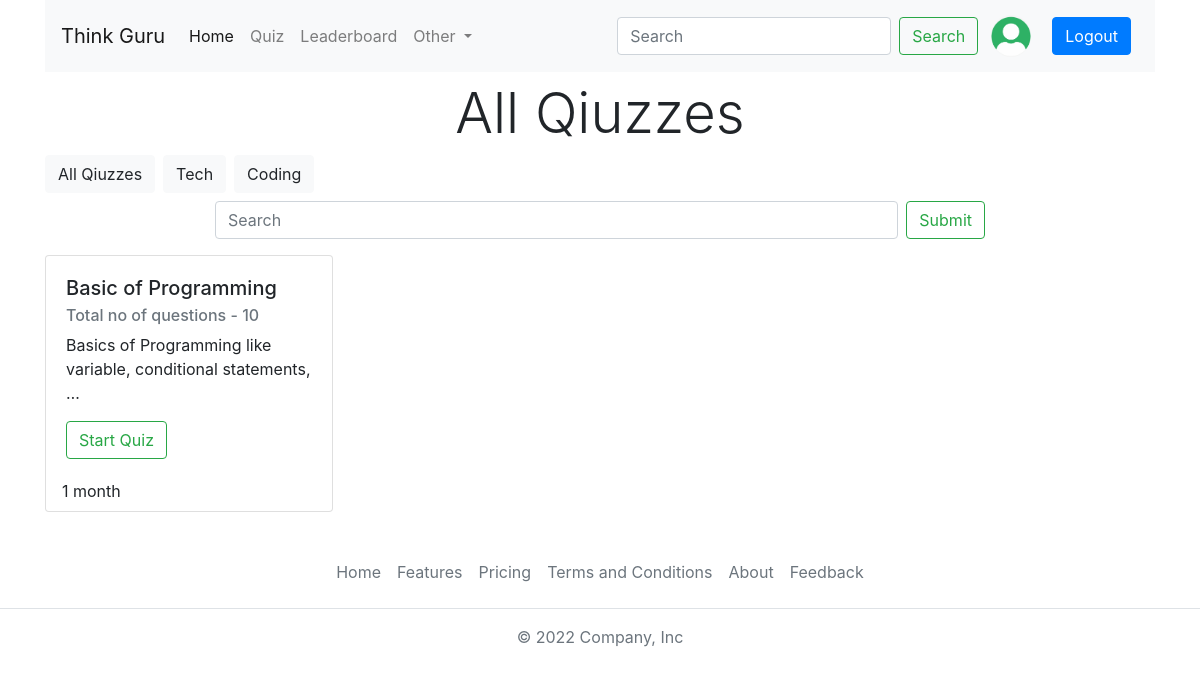
The app's page /all-quiz/ (signed in), older data.
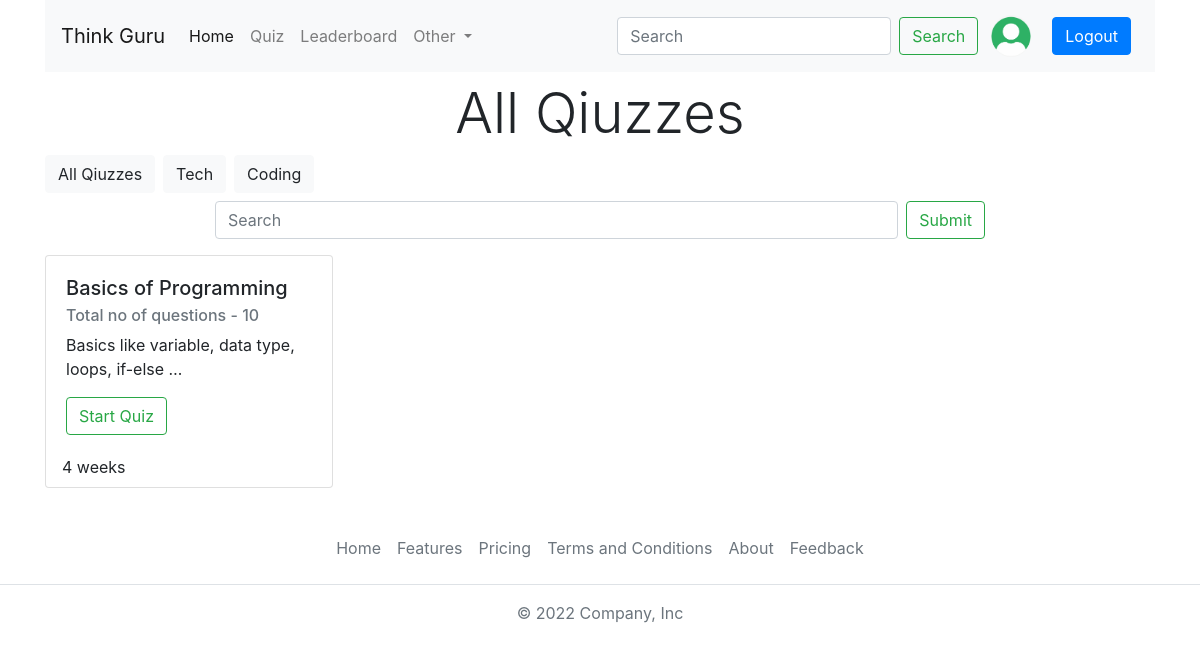
The same page, newer data.
### quiz/models.py (models this page shows, shortened)
class Category(models.Model):
  name = models.CharField(max_length=15)
  class Meta:
    verbose_name_plural = 'Categories'

class Quiz(models.Model):
  title = models.CharField(max_length=255)
  description = models.TextField()
  category = models.ForeignKey(Category,on_delete=models.CASCADE)
  quizfile = models.FileField(upload_to='quiz/')
  created_at = models.DateTimeField(auto_now_add=True)
  updated_at = models.DateTimeField(auto_now=True)
  class Meta:
    verbose_name_plural = 'Quizzes'

### quiz/views.py (the view)
# urls.py: path('all-quiz/',allquiz,name="allquizpage"),
@login_required(login_url='login_page')
def allquiz(request):
  user_model = User.objects.get(username=request.user.username)
  profile_model = Profile.objects.get(user=user_model)
  quizzes = Quiz.objects.order_by("-created_at")
  quizCategory = Category.objects.all()
  context = {'login_user':user_model,'login_profile':profile_model,'quizzes':quizzes,'categories':quizCategory}
  return render(request,'all-quiz.html',context)

### templates/all-quiz.html (shortened to what this page needs)
{% extends "index.html" %}
{% block content %}
<h1 class="display-4 text-center my-2">All Qiuzzes</h1>
 <div class="d-flex container">
  <a href="" class = "btn btn-light mr-2">All Qiuzzes</a>
  {% for category in categories %}
  <a href="{% url 'searchQuiz' category.name %}" class = "btn btn-light mr-2">{{category.name}}</a>
  {% endfor %}
</div>
 <form class="container d-flex text-center mt-2 col-md-6 col-lg-8" method="get" action="{% url 'searchBySearchBar' %}">
  <input class="form-control mr-sm-2" type="search" placeholder="Search" aria-label="Search" name="q">
  <input class="btn btn-outline-success" type="submit">
</form>
<div class="container">
  <div class="row">
    {% if quizzes|length > 0 %}
    {% for quiz in quizzes %}
    <div class="col-lg-4 col-sm-12 col-md-6 mt-3">
      <div class="card" style="width: 18rem;">
        <div class="card-body">
          <h5 class="card-title">{{quiz.title}}</h5>
          <h6 class="card-subtitle mb-2 text-muted">Total no of questions - 10</h6>
          <p class="card-text">{{quiz.description|truncatewords:7}}</p>
          <a href="{% url 'quizPage' quiz.id %}" class="btn btn-outline-success">Start Quiz</a>
        </div>
        <div class="mb-2 ml-3">
          {{quiz.created_at|timesince}}
        </div>
      </div>
    </div>
    {% endfor %}
    {% else %}
    <div class="col-sm-12 col-lg-12 col-md-12 my-2">
      <p class="text-center text-danger fs-5">No Quiz Available For This Category</p>
    </div>
    {% endif %}
  </div>
</div>
{% endblock %}

Row changes from the older to the newer data that the page shows:
removed Quiz: title "Basic of Programming", description "Basics of Programming like variable, conditional statements, …", created_at "1 month"
added Quiz: title "Basics of Programming", description "Basics like variable, data type, loops, if-else …", created_at "4 weeks"
